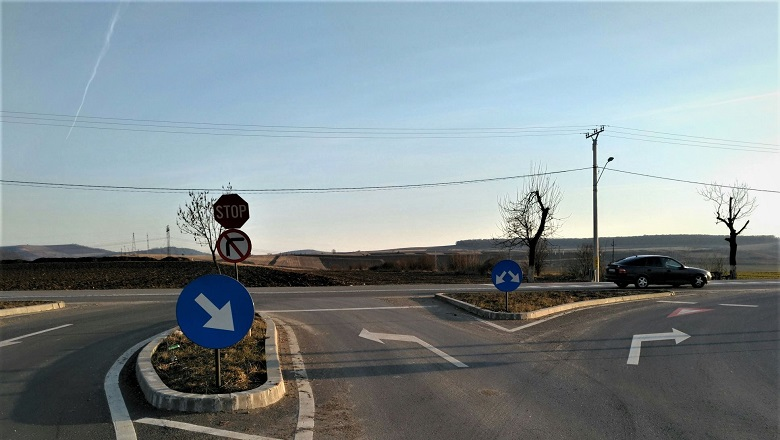
#> input picture test_images/road.jpg, 780 x 440 px
$ python -i utils.py   (imports and definitions only)
#> lines starting #> are read from the running program, lines starting #| are printed output that depends on the picture; after the words box and inside, x2 and y2 are one past the last pixel; in counts of white or black regions, pixels touching at a corner belong together
import cv2
import numpy as np
import tkinter
from tkinter import filedialog
import os


# Color filters
def detectRed(imgHsv):
    lower_red = np.array([0, 130, 75])
    upper_red = np.array([20, 255, 255])
    mask1 = cv2.inRange(imgHsv, lower_red, upper_red)

    lower_red = np.array([150, 125, 20])
    upper_red = np.array([180, 255, 255])
    mask2 = cv2.inRange(imgHsv, lower_red, upper_red)

    mask_red = mask1 + mask2
    return mask_red


def detectBlue(imgHsv):
    lower_blue = np.array([94, 127, 20])
    upper_blue = np.array([126, 255, 200])

    mask_blue = cv2.inRange(imgHsv, lower_blue, upper_blue)
    return mask_blue


def getContour(img, src):
    contours, hierarchy = cv2.findContours(img, cv2.RETR_EXTERNAL, cv2.CHAIN_APPROX_NONE)
    imageLists = []
    contourPicture = src.copy()

    for cnt in contours:
        area = cv2.contourArea(cnt)

        if 500 < area:
            print(area)
            cv2.drawContours(contourPicture, cnt, -1, (0, 255, 0), 2)
            peri = cv2.arcLength(cnt, True)

            # print(peri)
            approx = cv2.approxPolyDP(cnt, 0.02 * peri, True)
            # print(len(approx))
            x, y, w, h = cv2.boundingRect(approx)

            # cv2.rectangle(imgContour, (x - 10, y - 10), (x + w + 10, y + h + 10), (0, 255, 0), 1)
            newY = y - 10
            newX = x - 10
            endY = y + h + 10
            endX = x + w + 10

            if newY < 0:
                newY = 0
            if newX < 0:
                newX = 0

            cropped = src[newY:endY, newX:endX]
            height, width, _ = cropped.shape
            r1 = height / float(width)
            r2 = width / float(height)

            # avoid too long rectangles or lines
            if r1 < 1.7 and r2 < 1.7:
                imageLists.append(cropped)
                cv2.rectangle(contourPicture, (newX, newY), (endX, endY), (0, 255, 0), 1)
    return [imageLists, contourPicture]


def getCroppedImages(img):
    # img = cv2.imread(path)
    resized = cv2.resize(img, (640, 480), interpolation=cv2.INTER_AREA)
    imgHsv = cv2.cvtColor(resized, cv2.COLOR_BGR2HSV)

    # Detect red color
    mask_red = detectRed(imgHsv)
    # Detect blue color
    mask_blue = detectBlue(imgHsv)
    # Combine filters (or)
    mask = mask_red + mask_blue

    kernel = cv2.getStructuringElement(cv2.MORPH_ELLIPSE, (3, 3))
    imgOpen = cv2.morphologyEx(mask, cv2.MORPH_CLOSE, kernel)
    cv2.imshow("img open", imgOpen)

    imgList = getContour(imgOpen, resized)
    return imgList


# [28 lines left out: functions findLargestCropped, open_manually, not called in this run]


def grayscale(img):
    img = cv2.cvtColor(img,cv2.COLOR_BGR2GRAY)
    return img


def equalize(img):
    img =cv2.equalizeHist(img)
    return img


# [51 lines left out: functions preprocessing, getCalssName, not called in this run]

>>> import cv2
>>> picture = cv2.imread('test_images/road.jpg')
#> picture is the input picture: shape (440, 780, 3); mean B, G, R 145.8, 141.4, 129.5
>>> result = getCroppedImages(picture)
#> in getCroppedImages, `resized = cv2.resize(img, (640, 480), interpolation=cv2.INTER_AREA)`:
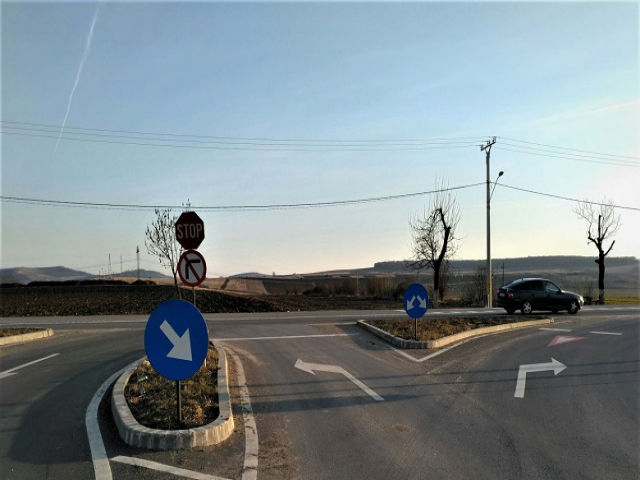
#> resized: shape (480, 640, 3); mean B, G, R 145.7, 141.3, 129.4
#> in getCroppedImages, `imgHsv = cv2.cvtColor(resized, cv2.COLOR_BGR2HSV)`: imgHsv: shape (480, 640, 3); mean H, S, V 68.8, 47.3, 151
#> in detectRed, `mask1 = cv2.inRange(imgHsv, lower_red, upper_red)`:
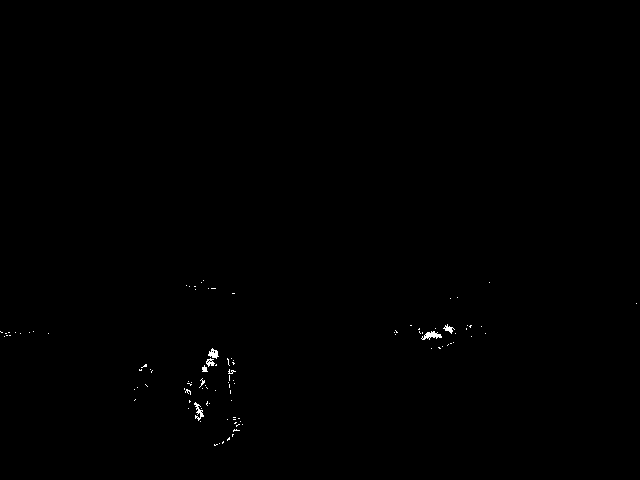
#> mask1: shape (480, 640); 0.21% white in thin lines or dots, all inside (x1, y1, x2, y2) = (0, 280, 637, 446)
#> in detectRed, `mask2 = cv2.inRange(imgHsv, lower_red, upper_red)`:
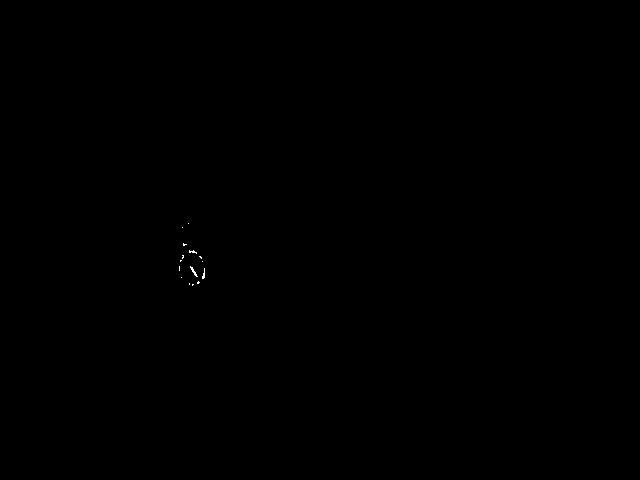
#> mask2: shape (480, 640); 0.03% white in thin lines or dots, all inside (x1, y1, x2, y2) = (179, 223, 205, 286)
#> in detectRed, `mask_red = mask1 + mask2`: mask_red: shape (480, 640); 0.24% white in thin lines or dots, all inside (x1, y1, x2, y2) = (0, 223, 637, 446)
#> in detectBlue, `mask_blue = cv2.inRange(imgHsv, lower_blue, upper_blue)`:
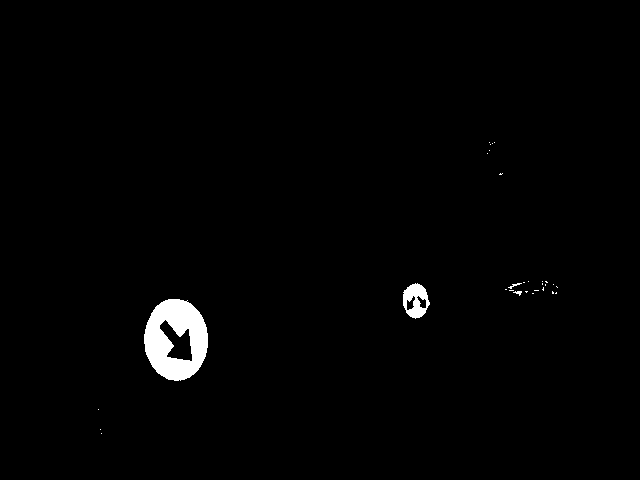
#> mask_blue: shape (480, 640); 1.4% white; 30 white regions (26 under 20 px), largest, box (x1, y1, x2, y2) and area: (144, 299, 208, 381) 3456, (403, 283, 430, 319) 591, (508, 283, 522, 289) 27, (513, 291, 522, 296) 23
#> in getCroppedImages, `mask = mask_red + mask_blue`:
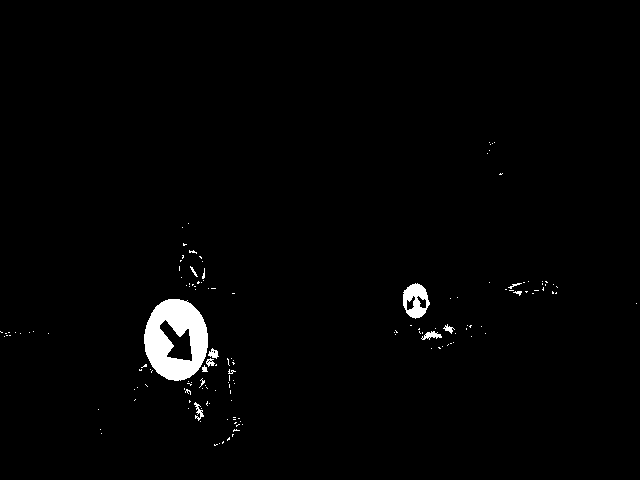
#> mask: shape (480, 640); 1.6% white; 147 white regions (136 under 20 px), largest, box (x1, y1, x2, y2) and area: (144, 299, 208, 381) 3456, (403, 283, 430, 319) 591, (421, 331, 442, 340) 98
#> in getCroppedImages, `imgOpen = cv2.morphologyEx(mask, cv2.MORPH_CLOSE, kernel)`:
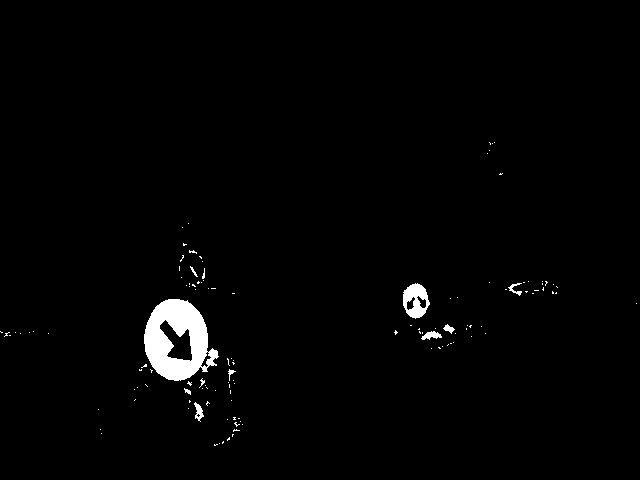
#> imgOpen: shape (480, 640); 1.6% white; 122 white regions (112 under 20 px)
#> in getContour, `contours, hierarchy = cv2.findContours(img, cv2.RETR_EXTERNAL, cv2.CHA..`: contours = 122 contours, 116 with area under 20; largest, box (x1, y1, x2, y2) and area: (144, 299, 219, 381) 4216, (403, 283, 430, 319) 667, (421, 331, 442, 340) 86, (194, 402, 204, 422) 80, (443, 324, 455, 334) 44, (508, 283, 522, 296) 40
#> the loop in getContour, `for cnt in contours:` made 122 passes
#> (area, peri, x, y, w, h) on passes 75, 96: (4215.5, 288.1, 145, 299, 74, 82), (667, 102.6, 403, 283, 27, 36)
#> area on pass 17: 80.5
#| 4215.5
#| 667.0
#> after the loop in getContour, `for cnt in contours:`:
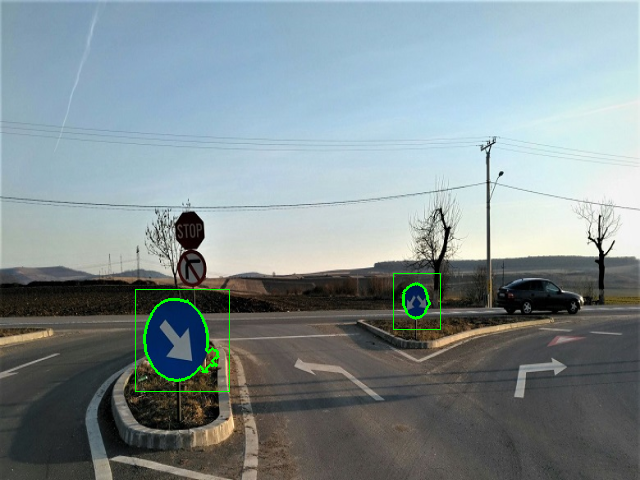
#> contourPicture: shape (480, 640, 3); 0.51% of pixels changed, all inside (x1, y1, x2, y2) = (135, 273, 441, 392)
#> after the loop in getContour, `for cnt in contours:`: imageLists = 2 items
#> result = 2 items

$ run again, on test_images/stop.jpg
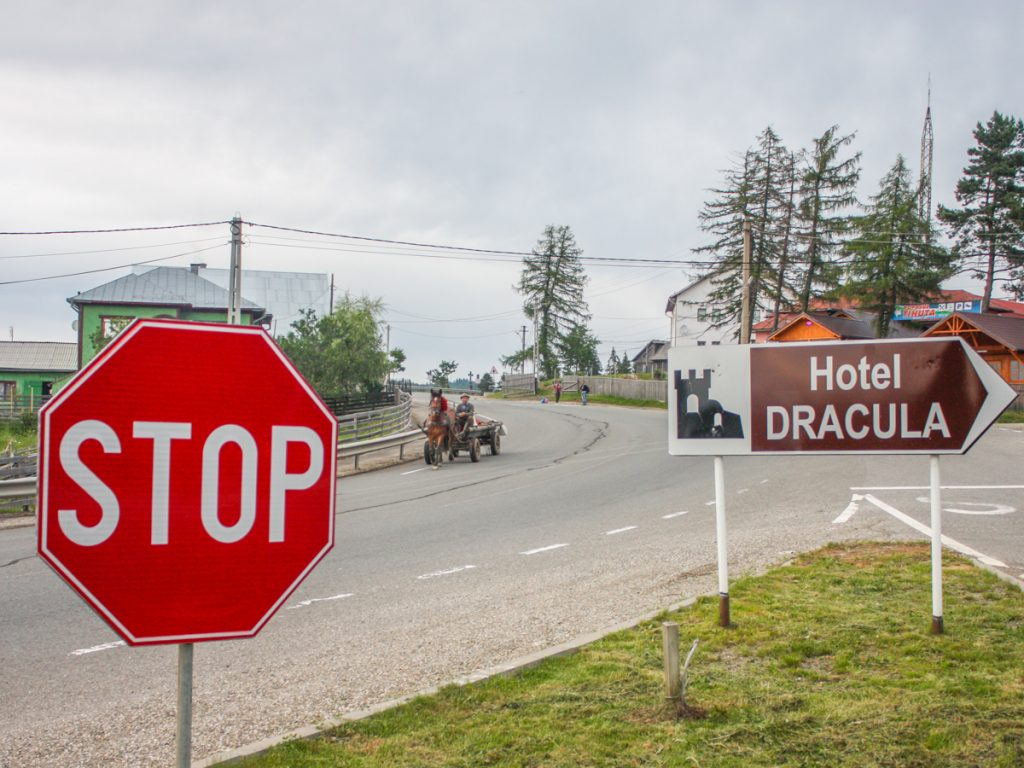
#> input picture test_images/stop.jpg, 1024 x 768 px
#> picture is the input picture: shape (768, 1024, 3); mean B, G, R 148.2, 158.9, 174.4
#> imgHsv: shape (480, 640, 3); mean H, S, V 63.1, 58.4, 179
#> in detectRed, `mask1 = cv2.inRange(imgHsv, lower_red, upper_red)`:
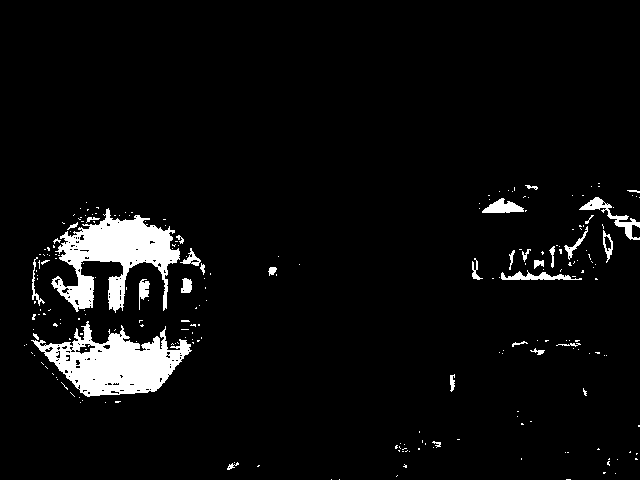
#> mask1: shape (480, 640); 5.1% white; 236 white regions (205 under 20 px), largest, box (x1, y1, x2, y2) and area: (31, 321, 192, 397) 6041, (51, 208, 180, 313) 5977, (579, 197, 640, 240) 559
#> mask2: shape (480, 640); 3.6% white; 185 white regions (171 under 20 px), largest, box (x1, y1, x2, y2) and area: (29, 204, 208, 399) 8170, (24, 200, 209, 404) 988, (136, 276, 152, 330) 544
#> mask_red: shape (480, 640); 8.7% white; 140 white regions (114 under 20 px), largest, box (x1, y1, x2, y2) and area: (29, 204, 208, 399) 21415, (24, 200, 209, 404) 1039, (136, 276, 152, 330) 737
#> mask_blue: shape (480, 640); 0.01% white in thin lines or dots, all inside (x1, y1, x2, y2) = (557, 189, 612, 200)
#> imgOpen: shape (480, 640); 8.8% white; 128 white regions (102 under 20 px)
#> contours = 126 contours, 110 with area under 20; largest, box (x1, y1, x2, y2) and area: (24, 200, 212, 404) 28442, (499, 249, 586, 281) 572, (579, 197, 640, 240) 510, (482, 198, 524, 213) 338, (603, 230, 615, 263) 166
#> the loop in getContour, `for cnt in contours:` made 126 passes
#> (area, peri, x, y, w, h) on passes 84, 104, 108: (572, 402.9, 499, 249, 87, 31), (28442, 1616.9, 24, 200, 188, 204), (510, 224, 579, 197, 61, 43)
#> (printed output is left out)
#> after the loop in getContour, `for cnt in contours:`:
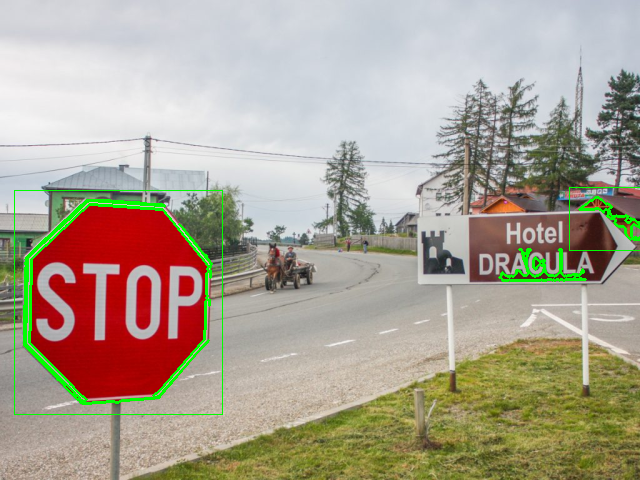
#> contourPicture: shape (480, 640, 3); mean B, G, R 146.6, 162.2, 171.6
#> after the loop in getContour, `for cnt in contours:`: imageLists = 2 items

$ run again, on test_images/stop10.jpg
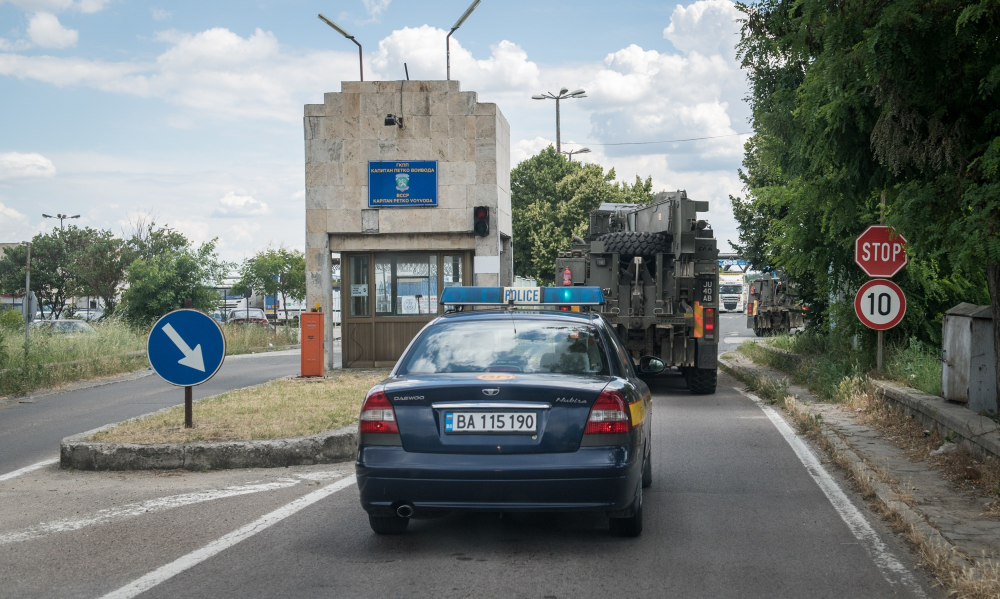
#> input picture test_images/stop10.jpg, 2000 x 1198 px (shown at 1/2 size)
#> picture is the input picture: shape (1198, 2000, 3); mean B, G, R 121.5, 123.8, 117.9
#> imgHsv: shape (480, 640, 3); mean H, S, V 64.7, 47.8, 130.1
#> in detectRed, `mask1 = cv2.inRange(imgHsv, lower_red, upper_red)`:
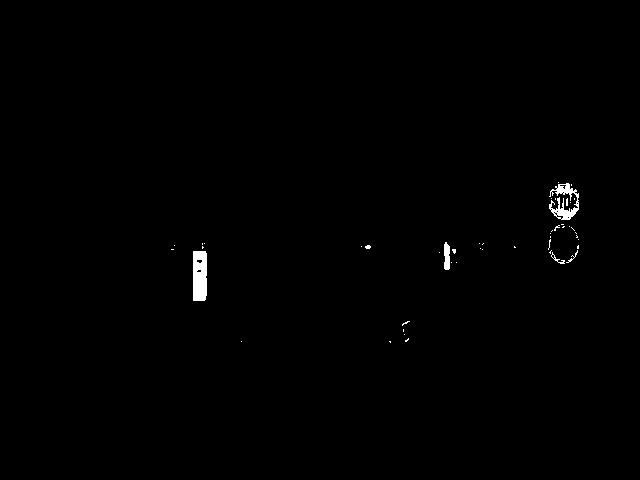
#> mask1: shape (480, 640); 0.5% white; 48 white regions (43 under 20 px), largest, box (x1, y1, x2, y2) and area: (193, 251, 207, 301) 671, (549, 183, 579, 220) 491, (444, 242, 450, 270) 147, (551, 252, 565, 264) 40, (566, 250, 578, 263) 28
#> mask2: shape (480, 640); 0.4% white; 48 white regions (38 under 20 px), largest, box (x1, y1, x2, y2) and area: (374, 337, 403, 348) 251, (231, 337, 254, 347) 201, (379, 314, 400, 329) 197
#> mask_red: shape (480, 640); 0.91% white; 33 white regions (23 under 20 px), largest, box (x1, y1, x2, y2) and area: (549, 182, 579, 220) 673, (193, 251, 207, 301) 671, (548, 224, 579, 264) 316
#> mask_blue: shape (480, 640); 2.2% white; 164 white regions (140 under 20 px), largest, box (x1, y1, x2, y2) and area: (95, 249, 143, 308) 1871, (236, 129, 279, 165) 1111, (321, 340, 373, 364) 530
#> mask: shape (480, 640); 3.1% white; 197 white regions (163 under 20 px), largest, box (x1, y1, x2, y2) and area: (95, 249, 143, 308) 1871, (236, 129, 279, 165) 1111, (549, 182, 579, 220) 673
#> imgOpen: shape (480, 640); 3.3% white; 139 white regions (112 under 20 px)
#> contours = 138 contours, 117 with area under 20; largest, box (x1, y1, x2, y2) and area: (95, 249, 143, 308) 2158, (236, 129, 279, 165) 1392, (548, 224, 579, 264) 917, (549, 182, 579, 220) 864, (320, 337, 403, 364) 704
#> the loop in getContour, `for cnt in contours:` made 138 passes
#> (area, peri, approx, x, y, w, h) on pass 138: (1392, 152.5, [[278, 129], [236, 130], [237, 163], [278, 163]], 236, 129, 43, 35)
#> (printed output is left out)
#> after the loop in getContour, `for cnt in contours:`:
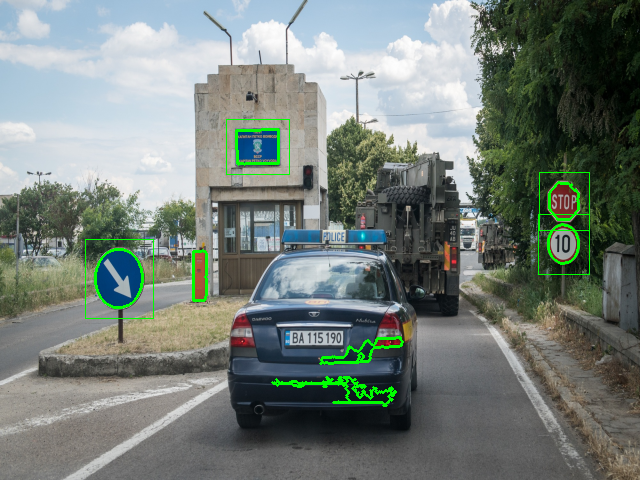
#> contourPicture: shape (480, 640, 3); mean B, G, R 120.4, 126.5, 116.9
#> after the loop in getContour, `for cnt in contours:`: imageLists = 4 items
#> imgList = 2 items
